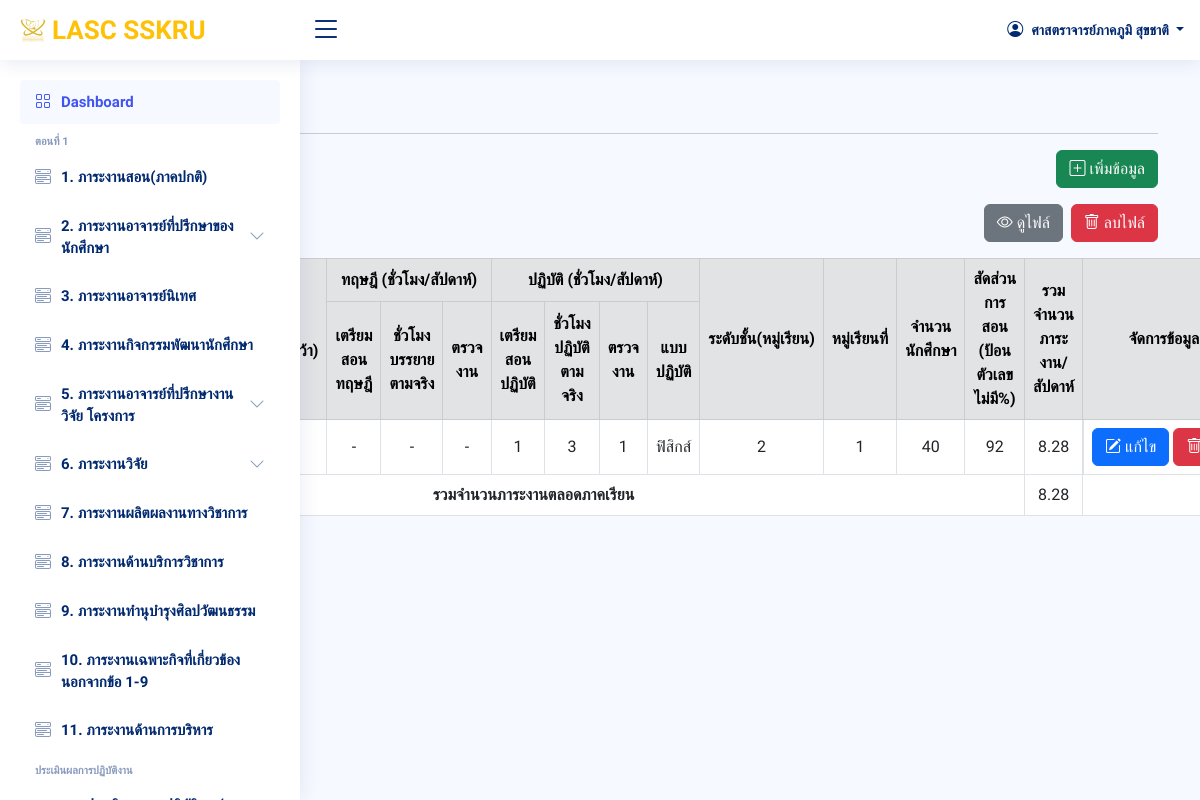
The page /index.php?page=1_1/index_1_1 (signed in) on the database as committed earlier.
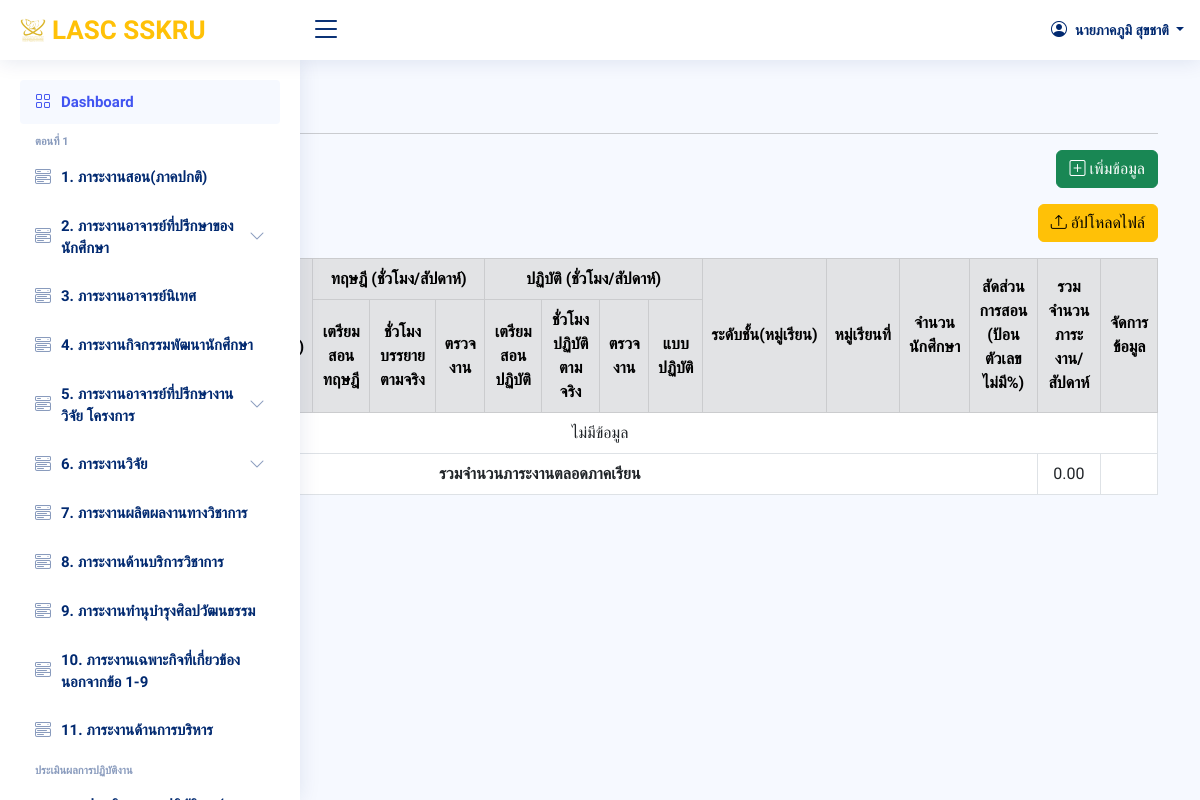
The same page on the database as committed later.
### tables this page shows
CREATE TABLE `users` (
  `userId` int(20) NOT NULL,
  `academic_rank` varchar(50) NOT NULL,
  `nametitle` varchar(50) NOT NULL,
  `firstname` varchar(50) NOT NULL,
  `lastname` varchar(50) NOT NULL,
  `branch` varchar(50) NOT NULL,
  `email` varchar(50) NOT NULL,
  `password` varchar(255) NOT NULL,
  `urole` varchar(50) NOT NULL,
  `isAdmin` varchar(10) NOT NULL,
  `created_at` timestamp NOT NULL DEFAULT current_timestamp()
);

CREATE TABLE `personal_1_1` (
  `userId` varchar(50) NOT NULL,
  `id` int(20) NOT NULL,
  `term` int(1) NOT NULL,
  `year` int(4) NOT NULL,
  `code_course` varchar(50) NOT NULL,
  `name_course` varchar(50) NOT NULL,
  `unit` varchar(50) NOT NULL,
  `prepare_theory` varchar(50) NOT NULL,
  `hour_lecture` varchar(50) NOT NULL,
  `check_work1` varchar(50) NOT NULL,
  `prepare_practice` varchar(50) NOT NULL,
  `hour_practice` varchar(50) NOT NULL,
  `check_work2` varchar(50) NOT NULL,
  `practice_subject` varchar(50) NOT NULL,
  `level` varchar(50) NOT NULL,
  `group_study` int(5) NOT NULL,
  `amount_student` int(5) NOT NULL,
  `proportion` int(5) NOT NULL,
  `amount_work` float NOT NULL
);

### index.php (the view, shortened to what this page needs)
<?php
  require_once 'config/db.php';
  $userId = $_SESSION['userId'];
  if (isset($_SESSION['userId'])) {
    $stmt = $conn->query("SELECT * FROM users WHERE userId = '$userId'");
    $stmt->execute();
    $row = $stmt->fetch(PDO::FETCH_ASSOC);
  }
?>
<!DOCTYPE html>
<html lang="en">
<head>
  <link href="assets/vendor/bootstrap/css/bootstrap.min.css" rel="stylesheet">
  <link href="assets/vendor/bootstrap-icons/bootstrap-icons.css" rel="stylesheet">
  <link href="assets/vendor/boxicons/css/boxicons.min.css" rel="stylesheet">
  <link href="assets/vendor/quill/quill.snow.css" rel="stylesheet">
  <link href="assets/vendor/quill/quill.bubble.css" rel="stylesheet">
  <link href="assets/vendor/remixicon/remixicon.css" rel="stylesheet">
  <link href="assets/vendor/simple-datatables/style.css" rel="stylesheet">
  <link href="assets/css/style.css" rel="stylesheet">
</head>
<body>
  <header id="header" class="header fixed-top d-flex align-items-center">
    <div class="d-flex align-items-center justify-content-between">
      <a class="logo d-flex align-items-center">
        <img src="assets/img/logo_lasc.png" alt="โลโก้คณะ">
        <span class="d-none d-lg-block" style="color: #ffc107;">LASC SSKRU</span>
      </a>
      <i class="bi bi-list toggle-sidebar-btn"></i>
    </div>
    <nav class="header-nav ms-auto">
      <ul class="d-flex align-items-center">
        <li class="nav-item dropdown pe-3">
          <a class="nav-link nav-profile d-flex align-items-center pe-0" href="#" data-bs-toggle="dropdown">
            <i class="bi bi-person-circle"></i>
            <span class="d-none d-md-block dropdown-toggle ps-2">
            <?php
                if($row['academic_rank'] == 'ไม่มี'){
                  echo  $row['nametitle'] . $row['firstname'] . ' ' . $row['lastname'];
                }elseif(($row['academic_rank'] == 'ศาสตราจารย์' or $row['academic_rank'] == 'รองศาสตราจารย์' or $row['academic_rank'] == 'ผู้ช่วยศาสตราจารย์')and $row['nametitle'] == 'ดร.'){
                  echo $row['academic_rank'] . ' ' . $row['nametitle'] . $row['firstname'] . ' ' . $row['lastname'];
                }elseif(($row['academic_rank'] == 'ศาสตราจารย์' or $row['academic_rank'] == 'รองศาสตราจารย์' or $row['academic_rank'] == 'ผู้ช่วยศาสตราจารย์')and ($row['nametitle'] == 'นาย' or $row['nametitle'] == 'นาง' or $row['nametitle'] == 'นางสาว')){
                  echo $row['academic_rank'] . $row['firstname'] . ' ' . $row['lastname'];
                }
            ?>
            </span>
          </a>
        </li>
      </ul>
    </nav>
  </header>
  <aside id="sidebar" class="sidebar">
    <ul class="sidebar-nav" id="sidebar-nav">
      <li class="nav-item">
        <a class="nav-link " href="index.php?page=users/dashboard">
          <i class="bi bi-grid"></i>
          <span>Dashboard</span>
        </a>
      </li>
      <li class="nav-heading">ตอนที่ 1</li>
      <li class="nav-item">
        <a class="nav-link collapsed" href="index.php?page=1_1/index_1_1">
          <i class="bi bi-menu-button-wide"></i>
          <span>1. ภาระงานสอน(ภาคปกติ)</span>
        </a>
      </li>
      <li class="nav-item">
        <a class="nav-link collapsed" data-bs-target="#components-nav1" data-bs-toggle="collapse" href="#">
          <i class="bi bi-menu-button-wide"></i><span>2. ภาระงานอาจารย์ที่ปรึกษาของนักศึกษา</span><i class="bi bi-chevron-down ms-auto"></i>
        </a>
      </li>
      <li class="nav-item">
        <a class="nav-link collapsed" href="index.php?page=1_3/index_1_3">
          <i class="bi bi-menu-button-wide"></i><span>3. ภาระงานอาจารย์นิเทศ</span>
        </a>
      </li>
      <li class="nav-item">
        <a class="nav-link collapsed" href="index.php?page=1_4/index_1_4">
          <i class="bi bi-menu-button-wide"></i><span>4. ภาระงานกิจกรรมพัฒนานักศึกษา</span>
        </a>
      </li>
      <li class="nav-item">
        <a class="nav-link collapsed" data-bs-target="#components-nav2" data-bs-toggle="collapse" href="#">
          <i class="bi bi-menu-button-wide"></i><span>5. ภาระงานอาจารย์ที่ปรึกษางานวิจัย โครงการ</span><i class="bi bi-chevron-down ms-auto"></i>
        </a>
      </li>
      <li class="nav-item">
        <a class="nav-link collapsed" data-bs-target="#components-nav3" data-bs-toggle="collapse" href="#">
          <i class="bi bi-menu-button-wide"></i><span>6. ภาระงานวิจัย</span><i class="bi bi-chevron-down ms-auto"></i>
        </a>
      </li>
      <li class="nav-item">
        <a class="nav-link collapsed" href="index.php?page=1_7/index_1_7">
          <i class="bi bi-menu-button-wide"></i><span>7. ภาระงานผลิตผลงานทางวิชาการ</span>
        </a>
      </li>
      <li class="nav-item">
        <a class="nav-link collapsed" href="index.php?page=1_8/index_1_8">
          <i class="bi bi-menu-button-wide"></i><span>8. ภาระงานด้านบริการวิชาการ</span>
        </a>
      </li>
      <li class="nav-item">
        <a class="nav-link collapsed" href="index.php?page=1_9/index_1_9">
          <i class="bi bi-menu-button-wide"></i><span>9. ภาระงานทำนุบำรุงศิลปวัฒนธรรม</span>
        </a>
      </li>
      <li class="nav-item">
        <a class="nav-link collapsed" href="index.php?page=1_10/index_1_10">
          <i class="bi bi-menu-button-wide"></i><span>10. ภาระงานเฉพาะกิจที่เกี่ยวข้อง นอกจากข้อ 1-9</span>
        </a>
      </li>
      <li class="nav-item">
        <a class="nav-link collapsed" href="index.php?page=1_11/index_1_11">
          <i class="bi bi-menu-button-wide"></i><span>11. ภาระงานด้านการบริหาร</span>
        </a>
      </li>
      <li class="nav-heading">ประเมินผลการปฏิบัติงาน</li>
      <li class="nav-item">
        <a class="nav-link collapsed" href="index.php?page=3/index_3">
          <i class="bi bi-menu-button-wide"></i><span>แบบประเมินผลการปฏิบัติงาน(สายวิชาการ)</span>
        </a>
      </li>
  </aside>
  <main>
    <br>
    <br>
    <br>
    <?php
      $page = $_GET['page'];
      include $page . ('.php');
    ?>
  </main>
</body>
</html>

### 1_1/index_1_1.php (shortened to what this page needs)
<?php
    require_once "config/db.php";
    $userId = $_SESSION['userId'];
    $stmt = $conn->query("SELECT * FROM `term_year` where id = 1");
    $stmt->execute();
    $term_year = $stmt->fetch();
    $term =  $term_year['term'];
    $year =  $term_year['year'];
?>
<div class="container">
    <div class="pagetitle mt-3">
        <h1>1. ภาระงานสอน (ภาคปกติ)</h1>
    </div>
    <hr>
    <div class="d-flex justify-content-end">
        <button class="btn btn-success mb-3" type="button" data-bs-toggle="modal" data-bs-target="#largeModal">
            <div class="icon d-flex">
                <i class="bi bi-plus-square"></i>&nbsp;
                <div class="label">เพิ่มข้อมูล</div>
            </div>
        </button>
        <?php
            $stmt = $conn->query("SELECT * FROM personal_1_1_file WHERE userId = '$userId' AND term = '$term' AND year = '$year'");
            $stmt->execute();
            $personal = $stmt->fetchAll();
        ?>
    </div>
    <div class="d-flex justify-content-end mb-3">
        <?php if (isset($personal[0]['file'])) { ?>
            <td style="white-space: nowrap;">
                <a href="uploads/<?= $personal[0]['file']; ?>" class="btn btn-secondary" target="_blank">
                    <div class="icon d-flex">
                        <i class="bi bi-eye"></i>&nbsp;
                        <div class="label">ดูไฟล์</div>
                    </div>
                </a>
                <a onclick="return confirm('ต้องการลบข้อมูลหรือไม่')" href="?page=1_1/index_1_1&delete_file=<?= base64_encode($personal[0]['file']); ?>" class="btn btn-danger">
                    <div class="icon d-flex">
                        <i class="bi bi-trash"></i>&nbsp;
                        <div class="label">ลบไฟล์</div>
                    </div>
                </a>
            </td>
        <?php } else { ?>
            <td>
                <a style="white-space: nowrap;" href="?page=1_1/index_1_1&term=<?= base64_encode($term) ?>&year=<?= base64_encode($year) ?>&upload" class="btn btn-warning">
                    <div class="icon d-flex">
                        <i class="bi bi-upload"></i>&nbsp;
                        <div class="label">อัปโหลดไฟล์</div>
                    </div>
                </a>
            </td>
        <?php } ?>
    </div>
    <table class="table table-bordered text-center align-middle">
        <thead class="align-middle table-secondary">
            <tr>
                <th scope="col" rowspan="2" style="white-space: nowrap;">รหัสวิชา</th>
                <th scope="col" rowspan="2" style="white-space: nowrap;">ชื่อวิชา</th>
                <th scope="col" rowspan="2" style="white-space: nowrap;">หน่วยกิต<br>(ทฤษฎี-ปฏิบัติ-ค้นคว้า)</th>
                <th scope="col" colspan="3">ทฤษฎี (ชั่วโมง/สัปดาห์)</th>
                <th scope="col" colspan="4">ปฏิบัติ (ชั่วโมง/สัปดาห์)</th>
                <th scope="col" rowspan="2" style="white-space: nowrap;">ระดับชั้น(หมู่เรียน)</th>
                <th scope="col" rowspan="2" style="white-space: nowrap;">หมู่เรียนที่</th>
                <th scope="col" rowspan="2">จำนวนนักศึกษา </th>
                <th scope="col" rowspan="2">สัดส่วนการสอน (ป้อนตัวเลขไม่มี%)</th>
                <th scope="col" rowspan="2">รวมจำนวนภาระงาน/สัปดาห์ </th>
                <th scope="col" rowspan="2">จัดการข้อมูล</th>
            </tr>
            <tr>
                <th scope="col">เตรียมสอนทฤษฎี</th>
                <th scope="col">ชั่วโมงบรรยายตามจริง</th>
                <th scope="col">ตรวจงาน</th>
                <th scope="col">เตรียมสอนปฏิบัติ</th>
                <th scope="col">ชั่วโมงปฏิบัติตามจริง</th>
                <th scope="col">ตรวจงาน</th>
                <th scope="col">แบบปฏิบัติ</th>
            </tr>
        </thead>
        <tbody>
            <?php
                $stmt = $conn->query("SELECT * FROM personal_1_1 WHERE userId = '$userId' AND term = '$term' AND year = '$year'");
                $personal = $stmt->fetchAll();
                $totalAmountWork = 0.00;
                if (!$personal) {
                    echo "<tr><td colspan='18' class='text-center'>ไม่มีข้อมูล</td></tr>";
                } else {
                    foreach ($personal as $per) {
                ?>
                        <tr>
                            <td style="white-space: nowrap;"><?= $per['code_course']; ?></td>
                            <td class="mb-3" style="white-space: nowrap;"><?= $per['name_course']; ?></td>
                            <td><?= $per['unit']; ?></td>
                            <td><?= $per['prepare_theory']; ?></td>
                            <td><?= $per['hour_lecture']; ?></td>
                            <td><?= $per['check_work1']; ?></td>
                            <td><?= $per['prepare_practice']; ?></td>
                            <td><?= $per['hour_practice']; ?></td>
                            <td><?= $per['check_work2']; ?></td>
                            <td style="white-space: nowrap;"><?= $per['practice_subject']; ?></td>
                            <td><?= $per['level']; ?></td>
                            <td><?= $per['group_study']; ?></td>
                            <td><?= $per['amount_student']; ?></td>
                            <td><?= $per['proportion']; ?></td>
                            <td><?= $per['amount_work']; ?></td>
                            <?php $totalAmountWork += floatval($per['amount_work']); ?>
                                <td class="d-flex justify-content-center">
                                    <a href="?page=1_1/index_1_1&edit=<?= base64_encode($per['id']); ?>" class="btn btn-primary">
                                        <div class="icon d-flex">
                                            <i class="bi bi-pencil-square"></i>&nbsp;
                                            <div class="label">แก้ไข</div>
                                        </div>
                                    </a>&nbsp;
                                    <a onclick="return confirm('ต้องการลบข้อมูลหรือไม่')" href="?page=1_1/index_1_1&delete=<?= base64_encode($per['id']); ?>" class="btn btn-danger">
                                        <div class="icon d-flex">
                                            <i class="bi bi-trash"></i>&nbsp;
                                        </div>
                                    </a>
                                </td>
                        </tr>
                <?php } } ?>
                        <tr>
                            <th scope="row" colspan="14">รวมจำนวนภาระงานตลอดภาคเรียน</th>
                            <td scope="row"><?= number_format($totalAmountWork, 2); ?></td>
                            <td colspan="2"></td>
                        </tr>
        </tbody>
    </table>
</div>

### assets/css/style.css (style rules this page uses)
:root { scroll-behavior: smooth; }
body { font-family: 'Kanit', sans-serif; background: #f6f9ff; color: #444444; }
a { color: #4154f1; text-decoration: none; }
h1, h2, h3, h4, h5, h6 { font-family: 'Kanit', sans-serif; }
.pagetitle { margin-bottom: 10px; }
.pagetitle h1 { font-size: 24px; margin-bottom: 0; font-weight: 600; color: #012970; }
.logo { line-height: 1; }
@media (min-width: 1200px) { .logo { width: 280px; } }
.logo img { max-height: 26px; margin-right: 6px; }
.logo span { font-size: 26px; font-weight: 700; font-family: 'Kanit', sans-serif; }
.header { transition: all 0.5s; z-index: 997; height: 60px; box-shadow: 0px 2px 20px rgba(1, 41, 112, 0.1); background-color: #fff; padding-left: 20px; }
.header .toggle-sidebar-btn { font-size: 32px; padding-left: 10px; cursor: pointer; color: #012970; }
.header-nav ul { list-style: none; }
.header-nav>ul { margin: 0; padding: 0; }
.header-nav .nav-profile { color: #012970; }
.header-nav .nav-profile span { font-size: 14px; font-weight: 600; }
.sidebar { position: fixed; top: 60px; left: 0; bottom: 0; width: 300px; z-index: 996; transition: all 0.3s; padding: 20px; overflow-y: auto; scrollbar-width: thin; scrollbar-color: #aab7cf transparent; box-shadow: 0px 0px 20px rgba(1, 41, 112, 0.1); background-color: #fff; }
.sidebar-nav { padding: 0; margin: 0; list-style: none; }
.sidebar-nav li { padding: 0; margin: 0; list-style: none; }
.sidebar-nav .nav-item { margin-bottom: 5px; }
.sidebar-nav .nav-heading { font-size: 11px; text-transform: uppercase; color: #899bbd; font-weight: 600; margin: 10px 0 5px 15px; }
.sidebar-nav .nav-link { display: flex; align-items: center; font-size: 15px; font-weight: 600; color: #4154f1; transition: 0.3; background: #f6f9ff; padding: 10px 15px; border-radius: 4px; }
.sidebar-nav .nav-link i { font-size: 16px; margin-right: 10px; color: #4154f1; }
.sidebar-nav .nav-link.collapsed { color: #012970; background: #fff; }
.sidebar-nav .nav-link.collapsed i { color: #899bbd; }
.sidebar-nav .nav-link .bi-chevron-down { margin-right: 0; transition: transform 0.2s ease-in-out; }

Rows that differ between the two databases and show on the page:
removed personal_1_1: prepare_theory "-", hour_lecture "-", check_work1 "-", prepare_practice "1", hour_practice "3", check_work2 "1", practice_subject "ฟิสิกส์", level "2", group_study "1", amount_student "40", proportion "92", amount_work "8.28"
changed users "ภาคภูมิ": nametitle (not shown) → "นาย"; academic_rank "ศาสตราจารย์" → (not shown)
Other text that changed with them:
$totalAmountWork: "8.28" → "0.00"
text no longer shown: "ดูไฟล์ ลบไฟล์"
text now shown: "อัปโหลดไฟล์ ไม่มีข้อมูล"
